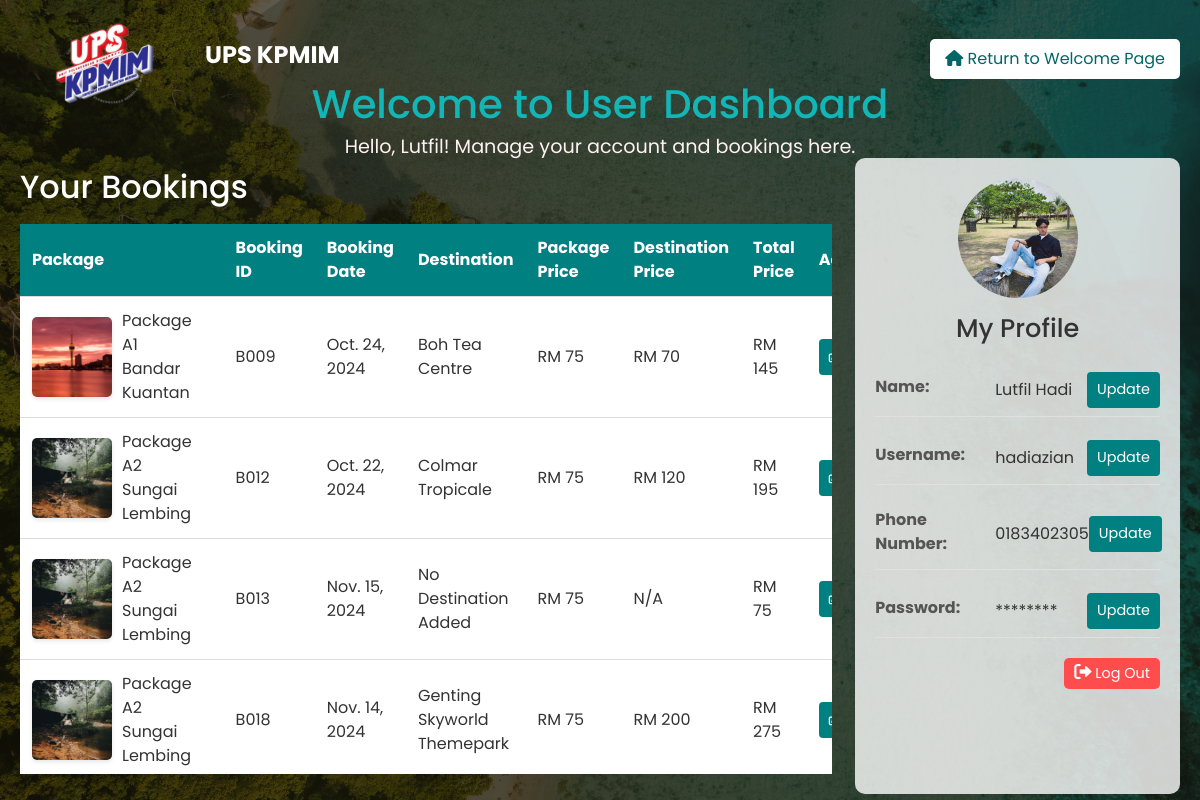
Page /user/dashboard/ (signed in) on the committed database.
### main/models.py (models this page shows, shortened)
class User(AbstractBaseUser, PermissionsMixin):
    email = models.EmailField(unique=True)
    username = models.CharField(max_length=255, unique=True)
    first_name = models.CharField(max_length=30, blank=True)
    last_name = models.CharField(max_length=30, blank=True)
    phone_number = models.CharField(max_length=15, blank=True, null=True)
    password = models.CharField(max_length=128)
    is_active = models.BooleanField(default=True)
    is_staff = models.BooleanField(default=False)
    is_superuser = models.BooleanField(default=False)
    role = models.CharField(max_length=50, default='User')
    objects = UserManager()
    groups = models.ManyToManyField(
        'auth.Group',
        related_name='main_user_groups',
        blank=True
    )
    user_permissions = models.ManyToManyField(
        'auth.Permission',
        related_name='main_user_permissions',
        blank=True
    )
    USERNAME_FIELD = 'username'
    REQUIRED_FIELDS = ['email', 'first_name', 'last_name', 'phone_number']

class Bookings(models.Model):
    booking_id = models.CharField(max_length=10, primary_key=True)
    user = models.ForeignKey(settings.AUTH_USER_MODEL, on_delete=models.CASCADE)
    package_cd = models.ForeignKey(Package, on_delete=models.CASCADE)
    destination_name = models.ForeignKey(Destination, on_delete=models.SET_NULL, null=True, blank=True)
    name = models.CharField(max_length=100)
    booking_date = models.DateField()
    price = models.IntegerField()

class Package(models.Model):
    package_cd = models.CharField(max_length=10, primary_key=True)
    package_desc = models.TextField()
    price = models.IntegerField()

class Destination(models.Model):
    destination_name = models.CharField(max_length=100, primary_key=True)
    price = models.IntegerField()
    tags = models.ManyToManyField('Tag', related_name='destinations', blank=True)
    def __str__(self):
        return self.destination_name

### main/views.py (the view)
# urls.py: path('user/dashboard/', views.user_dashboard, name='user_dashboard'),
@login_required
def user_dashboard(request):
    bookings = Bookings.objects.filter(user=request.user).select_related('package_cd', 'destination_name')
    for booking in bookings:
        package_price = booking.package_cd.price
        destination_price = booking.destination_name.price if booking.destination_name else 0
        booking.total_price = package_price + destination_price
    update_field = request.GET.get('update_field')  # Get the update_field parameter from the URL
    context = {
        'bookings': bookings,
        'user': request.user,
        'update_field': update_field,  # Add this to the context
    }
    return render(request, 'upsuser.html', context)

### main/templates/upsuser.html (shortened to what this page needs)
{% load static %}
<!DOCTYPE html>
<html lang="en">
<head>
    <link rel="stylesheet" href="https://cdnjs.cloudflare.com/ajax/libs/font-awesome/6.0.0-beta3/css/all.min.css">
    <link href="https://cdn.jsdelivr.net/npm/bootstrap@5.3.3/dist/css/bootstrap.min.css" rel="stylesheet">
    <link rel="stylesheet" href="{% static 'css/styles2.css' %}">
</head>
<body>
    <header>
        <div class="logo-title-container">
            <div class="logo">
                <img src='{% static "images/logo[1].png" %}' alt="UPS KPMIM Logo">
            </div>
            <h1 class="header-title">UPS KPMIM</h1>
        </div>
        <a href="{% url 'welcome' %}" class="return-btn">
            <i class="fas fa-home"></i> Return to Welcome Page
        </a>
    </header>
    <div class="welcome-message">
        <h1>Welcome to User Dashboard</h1>
        <p>Hello, {{ user.first_name }}! Manage your account and bookings here.</p>
    </div>
    <div class="dashboard-container">
        <div class="main-content">
            <h2>Your Bookings</h2>
            {% if bookings %}
                <div class="table-container">
                    <table class="booking-table">
                        <thead>
                            <tr>
                                <th>Package</th>
                                <th>Booking ID</th>
                                <th>Booking Date</th>
                                <th>Destination</th>
                                <th>Package Price</th>
                                <th>Destination Price</th>
                                <th>Total Price</th>
                                <th>Actions</th>
                            </tr>
                        </thead>
                        <tbody>
                            {% for booking in bookings %}
                            <tr>
                                <td class="package-cell">
                                    <div class="package-info1">
                                        {% if booking.package_cd.package_cd == 'A1' %}
                                            <img src="{% static 'images/ktn188.jpg' %}" alt="Package A1" class="package-image">
                                        {% elif booking.package_cd.package_cd == 'A2' %}
                                            <img src="{% static 'images/sgjin.jpg' %}" alt="Package A2" class="package-image">
                                        {% elif booking.package_cd.package_cd == 'B' %}
                                            <img src="{% static 'images/cherating.jpg' %}" alt="Package B" class="package-image">
                                        {% elif booking.package_cd.package_cd == 'C' %}
                                            <img src="{% static 'images/taman.jpg' %}" alt="Package C" class="package-image">
                                        {% else %}
                                            <img src="{% static 'images/default-package.jpg' %}" alt="Default Package" class="package-image">
                                        {% endif %}
                                        <span>{{ booking.package_cd.package_desc }}</span>
                                    </div>
                                </td>
                                <td>{{ booking.booking_id }}</td>
                                <td>{{ booking.booking_date }}</td>
                                <td>{{ booking.destination_name|default:"No Destination Added" }}</td>
                                <td>RM {{ booking.package_cd.price }}</td>
                                <td>{% if booking.destination_name %}RM {{ booking.destination_name.price }}{% else %}N/A{% endif %}</td>
                                <td>RM {{ booking.total_price }}</td>
                                <td class="action-cell">
                                    <div class="action-buttons">
                                        <div class="button-wrapper">
                                            <a href="{% url 'update_booking' booking.booking_id %}" class="btn update-btn">
                                                <i class="fas fa-edit"></i> Update
                                            </a>
                                        </div>
                                    </div>
                                </td>
                            </tr>
                            {% endfor %}
                        </tbody>
                    </table>
                </div>
            {% else %}
                <div class="no-bookings-message">
                    <p>No bookings have been made yet.</p>
                </div>
            {% endif %}
        </div>
        <div class="user-profile">
            <div class="user-profile-header">
                <img src="{% static 'images/avatar.jpg' %}" alt="User Avatar" class="user-avatar">
                <h2>My Profile</h2>
            </div>
            <div class="user-info">
                <div class="info-item">
                    <span class="info-label">Name:</span>
                    <span class="info-value">
                        {% if update_field == 'name' %}
                            <form method="post" action="{% url 'update_profile' %}" class="update-form">
                                {% csrf_token %}
                                <input type="text" name="first_name" value="{{ user.first_name }}" required>
                                <input type="text" name="last_name" value="{{ user.last_name }}" required>
                                <input type="hidden" name="update_field" value="name">
                                <div class="button-group">
                                    <button type="submit" class="btn save-btn">Save</button>
                                    <a href="{% url 'user_dashboard' %}" class="btn cancel-btn">Cancel</a>
                                </div>
                            </form>
                        {% else %}
                            {{ user.first_name }} {{ user.last_name }}
                            <form method="get" action="{% url 'user_dashboard' %}" style="display: inline;">
                                <button type="submit" class="btn btn-update-profile">Update</button>
                            </form>
                        {% endif %}
                    </span>
                </div>
                <div class="info-item">
                    <span class="info-label">Username:</span>
                    <span class="info-value">
                        {% if update_field == 'username' %}
                            <form method="post" action="{% url 'update_profile' %}" class="update-form">
                                {% csrf_token %}
                                <input type="text" name="username" value="{{ user.username }}" required>
                                <input type="hidden" name="update_field" value="username">
                                <div class="button-group">
                                    <button type="submit" class="btn save-btn">Save</button>
                                    <a href="{% url 'user_dashboard' %}" class="btn cancel-btn">Cancel</a>
                                </div>
                            </form>
                        {% else %}
                            {{ user.username }}
                            <form method="get" action="{% url 'user_dashboard' %}" style="display: inline;">
                                <button type="submit" class="btn btn-update-profile">Update</button>
                            </form>
                        {% endif %}
                    </span>
                </div>
                <div class="info-item">
                    <span class="info-label">Phone Number:</span>
                    <span class="info-value">
                        {% if update_field == 'phone_number' %}
                            <form method="post" action="{% url 'update_profile' %}" class="update-form">
                                {% csrf_token %}
                                <input type="text" name="phone_number" value="{{ user.phone_number }}" required>
                                <input type="hidden" name="update_field" value="phone_number">
                                <div class="button-group">
                                    <button type="submit" class="btn save-btn">Save</button>
                                    <a href="{% url 'user_dashboard' %}" class="btn cancel-btn">Cancel</a>
                                </div>
                            </form>
                        {% else %}
                            {{ user.phone_number }}
                            <form method="get" action="{% url 'user_dashboard' %}" style="display: inline;">
                                <button type="submit" class="btn btn-update-profile">Update</button>
                            </form>
                        {% endif %}
                    </span>
                </div>
                <div class="info-item">
                    <span class="info-label">Password:</span>
                    <span class="info-value">
                        {% if update_field == 'password' %}
                            <form method="post" action="{% url 'update_profile' %}" class="update-form">
                                {% csrf_token %}
                                <input type="password" name="password" placeholder="New password">
                                <input type="hidden" name="update_field" value="password">
                                <div class="button-group">
                                    <button type="submit" class="btn save-btn">Save</button>
                                    <a href="{% url 'user_dashboard' %}" class="btn cancel-btn">Cancel</a>
                                </div>
                            </form>
                        {% else %}
                            ********
                            <form method="get" action="{% url 'user_dashboard' %}" style="display: inline;">
                                <button type="submit" class="btn btn-update-profile">Update</button>
                            </form>
                        {% endif %}
                    </span>
                </div>
            </div>
            <div class="profile-footer">
                <a href="{% url 'logout' %}" class="logout-btn">
                    <i class="fas fa-sign-out-alt"></i> Log Out
                </a>
            </div>
        </div>
    </div>
</body>
</html>

### main/static/css/styles2.css (style rules this page uses)
* { margin: 0; padding: 0; box-sizing: border-box; }
html { scroll-behavior: smooth; }
header { display: flex; justify-content: space-between; align-items: center; background-color: transparent; padding: 20px; position: fixed; top: -10px; left: 0; width: 100%; z-index: 1000; }
.header-title { color: #fff; font-size: 1.5em; margin-left: 40px; margin-top: -10px }
header .logo img { width: 100px; }
.logo-title-container { display: flex; align-items: center; padding-left: 35px; padding-top: 10px }
p { margin-top: 0px ; color: #333; }
.logout-btn i { font-size: 1.2em; }
.logout-btn { color: #b6cc84; font-size: 1.2em; background: none; border: none; cursor: pointer; transition: color 0.3s ease; }

### rows in the picture
User: first_name "Lutfil", last_name "Hadi", username "hadiazian", phone_number "0183402305"
Bookings: package_cd.package_desc "Package A1 Bandar Kuantan", booking_id "B009", booking_date "Oct. 24, 2024", destination_name "Boh Tea Centre", package_cd.price "75", destination_name.price "70", total_price "145"
Bookings: package_cd.package_desc "Package A2 Sungai Lembing", booking_id "B012", booking_date "Oct. 22, 2024", destination_name "Colmar Tropicale", package_cd.price "75", destination_name.price "120", total_price "195"
Bookings: package_cd.package_desc "Package A2 Sungai Lembing", booking_id "B013", booking_date "Nov. 15, 2024", destination_name "No Destination Added", package_cd.price "75", shows "N/A", total_price "75"
Bookings: package_cd.package_desc "Package A2 Sungai Lembing", booking_id "B018", booking_date "Nov. 14, 2024", destination_name "Genting Skyworld Themepark", package_cd.price "75", destination_name.price "200", total_price "275"
